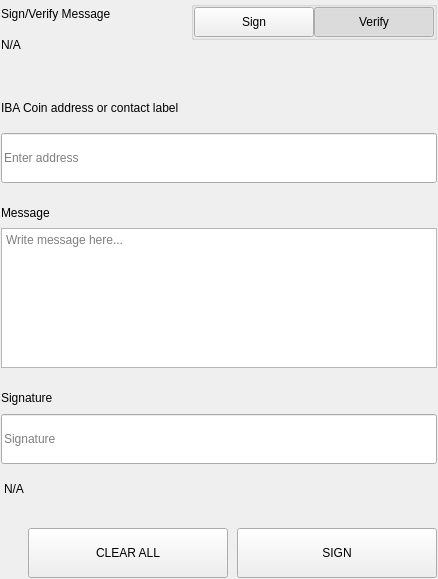
<?xml version="1.0" encoding="UTF-8"?>
<ui version="4.0">
 <class>SettingsSignMessageWidgets</class>
 <widget class="QWidget" name="SettingsSignMessageWidgets">
  <property name="geometry">
   <rect>
    <x>0</x>
    <y>0</y>
    <width>438</width>
    <height>579</height>
   </rect>
  </property>
  <property name="windowTitle">
   <string>Form</string>
  </property>
  <layout class="QVBoxLayout" name="verticalLayout">
   <property name="spacing">
    <number>0</number>
   </property>
   <property name="leftMargin">
    <number>0</number>
   </property>
   <property name="topMargin">
    <number>0</number>
   </property>
   <property name="rightMargin">
    <number>0</number>
   </property>
   <property name="bottomMargin">
    <number>0</number>
   </property>
   <item>
    <widget class="QWidget" name="left" native="true">
     <layout class="QVBoxLayout" name="verticalLayout_3">
      <property name="leftMargin">
       <number>0</number>
      </property>
      <property name="topMargin">
       <number>0</number>
      </property>
      <property name="rightMargin">
       <number>0</number>
      </property>
      <property name="bottomMargin">
       <number>0</number>
      </property>
      <item>
       <widget class="QWidget" name="container_sign" native="true">
        <layout class="QVBoxLayout" name="verticalLayout_2">
         <property name="spacing">
          <number>0</number>
         </property>
         <property name="leftMargin">
          <number>1</number>
         </property>
         <property name="topMargin">
          <number>1</number>
         </property>
         <property name="rightMargin">
          <number>1</number>
         </property>
         <property name="bottomMargin">
          <number>1</number>
         </property>
         <item>
          <layout class="QHBoxLayout" name="horizontalLayout_3" stretch="3,1">
           <property name="spacing">
            <number>40</number>
           </property>
           <item>
            <layout class="QVBoxLayout" name="verticalLayoutTitle">
             <property name="spacing">
              <number>5</number>
             </property>
             <item>
              <widget class="QLabel" name="labelTitle">
               <property name="text">
                <string>Sign/Verify Message</string>
               </property>
              </widget>
             </item>
             <item>
              <widget class="QLabel" name="labelSubtitle1">
               <property name="text">
                <string notr="true">N/A</string>
               </property>
               <property name="wordWrap">
                <bool>true</bool>
               </property>
              </widget>
             </item>
            </layout>
           </item>
           <item alignment="Qt::AlignRight|Qt::AlignTop">
            <widget class="QWidget" name="containerSwitch" native="true">
             <property name="styleSheet">
              <string notr="true">#containerSwitch{
	padding-top:9px;
}</string>
             </property>
             <layout class="QVBoxLayout" name="verticalLayout_6">
              <property name="spacing">
               <number>4</number>
              </property>
              <property name="leftMargin">
               <number>0</number>
              </property>
              <property name="topMargin">
               <number>0</number>
              </property>
              <property name="rightMargin">
               <number>0</number>
              </property>
              <property name="bottomMargin">
               <number>0</number>
              </property>
              <item alignment="Qt::AlignRight">
               <widget class="QGroupBox" name="groupBox">
                <property name="sizePolicy">
                 <sizepolicy hsizetype="Fixed" vsizetype="Preferred">
                  <horstretch>0</horstretch>
                  <verstretch>0</verstretch>
                 </sizepolicy>
                </property>
                <property name="title">
                 <string/>
                </property>
                <property name="alignment">
                 <set>Qt::AlignRight|Qt::AlignTop|Qt::AlignTrailing</set>
                </property>
                <layout class="QHBoxLayout" name="horizontalLayout_4">
                 <property name="spacing">
                  <number>0</number>
                 </property>
                 <property name="leftMargin">
                  <number>0</number>
                 </property>
                 <property name="topMargin">
                  <number>0</number>
                 </property>
                 <property name="rightMargin">
                  <number>0</number>
                 </property>
                 <property name="bottomMargin">
                  <number>0</number>
                 </property>
                 <item>
                  <widget class="QPushButton" name="pushSign">
                   <property name="minimumSize">
                    <size>
                     <width>120</width>
                     <height>30</height>
                    </size>
                   </property>
                   <property name="maximumSize">
                    <size>
                     <width>120</width>
                     <height>30</height>
                    </size>
                   </property>
                   <property name="focusPolicy">
                    <enum>Qt::NoFocus</enum>
                   </property>
                   <property name="text">
                    <string>Sign</string>
                   </property>
                   <property name="checkable">
                    <bool>true</bool>
                   </property>
                   <property name="autoExclusive">
                    <bool>true</bool>
                   </property>
                  </widget>
                 </item>
                 <item>
                  <widget class="QPushButton" name="pushVerify">
                   <property name="minimumSize">
                    <size>
                     <width>120</width>
                     <height>30</height>
                    </size>
                   </property>
                   <property name="maximumSize">
                    <size>
                     <width>120</width>
                     <height>30</height>
                    </size>
                   </property>
                   <property name="focusPolicy">
                    <enum>Qt::NoFocus</enum>
                   </property>
                   <property name="text">
                    <string>Verify</string>
                   </property>
                   <property name="checkable">
                    <bool>true</bool>
                   </property>
                   <property name="checked">
                    <bool>true</bool>
                   </property>
                   <property name="autoExclusive">
                    <bool>true</bool>
                   </property>
                  </widget>
                 </item>
                </layout>
               </widget>
              </item>
              <item alignment="Qt::AlignHCenter|Qt::AlignTop">
               <widget class="QLabel" name="labelSubtitleSwitch">
                <property name="text">
                 <string/>
                </property>
                <property name="alignment">
                 <set>Qt::AlignRight|Qt::AlignTrailing|Qt::AlignVCenter</set>
                </property>
               </widget>
              </item>
             </layout>
            </widget>
           </item>
          </layout>
         </item>
         <item>
          <spacer name="verticalSpacer_2">
           <property name="orientation">
            <enum>Qt::Vertical</enum>
           </property>
           <property name="sizeType">
            <enum>QSizePolicy::Fixed</enum>
           </property>
           <property name="sizeHint" stdset="0">
            <size>
             <width>20</width>
             <height>40</height>
            </size>
           </property>
          </spacer>
         </item>
         <item>
          <widget class="QWidget" name="containerAddress" native="true">
           <property name="sizePolicy">
            <sizepolicy hsizetype="Preferred" vsizetype="Fixed">
             <horstretch>0</horstretch>
             <verstretch>0</verstretch>
            </sizepolicy>
           </property>
           <layout class="QVBoxLayout" name="verticalLayout_5" stretch="0,0">
            <property name="spacing">
             <number>15</number>
            </property>
            <property name="leftMargin">
             <number>0</number>
            </property>
            <property name="topMargin">
             <number>0</number>
            </property>
            <property name="rightMargin">
             <number>0</number>
            </property>
            <property name="bottomMargin">
             <number>0</number>
            </property>
            <item>
             <widget class="QLabel" name="labelSubtitleAddress">
              <property name="minimumSize">
               <size>
                <width>0</width>
                <height>20</height>
               </size>
              </property>
              <property name="maximumSize">
               <size>
                <width>16777215</width>
                <height>20</height>
               </size>
              </property>
              <property name="text">
               <string>IBA Coin address or contact label</string>
              </property>
             </widget>
            </item>
            <item>
             <widget class="QLineEdit" name="addressIn_SM">
              <property name="minimumSize">
               <size>
                <width>0</width>
                <height>50</height>
               </size>
              </property>
              <property name="maximumSize">
               <size>
                <width>16777215</width>
                <height>50</height>
               </size>
              </property>
              <property name="placeholderText">
               <string>Enter address</string>
              </property>
             </widget>
            </item>
           </layout>
          </widget>
         </item>
         <item>
          <spacer name="verticalSpacer_3">
           <property name="orientation">
            <enum>Qt::Vertical</enum>
           </property>
           <property name="sizeType">
            <enum>QSizePolicy::Fixed</enum>
           </property>
           <property name="sizeHint" stdset="0">
            <size>
             <width>20</width>
             <height>20</height>
            </size>
           </property>
          </spacer>
         </item>
         <item>
          <layout class="QVBoxLayout" name="verticalLayout_9">
           <property name="spacing">
            <number>5</number>
           </property>
           <item>
            <widget class="QLabel" name="labelSubtitleMessage">
             <property name="minimumSize">
              <size>
               <width>0</width>
               <height>20</height>
              </size>
             </property>
             <property name="maximumSize">
              <size>
               <width>16777215</width>
               <height>20</height>
              </size>
             </property>
             <property name="text">
              <string>Message</string>
             </property>
            </widget>
           </item>
           <item>
            <widget class="QPlainTextEdit" name="messageIn_SM">
             <property name="minimumSize">
              <size>
               <width>0</width>
               <height>140</height>
              </size>
             </property>
             <property name="maximumSize">
              <size>
               <width>16777215</width>
               <height>140</height>
              </size>
             </property>
             <property name="placeholderText">
              <string>Write message here...</string>
             </property>
            </widget>
           </item>
          </layout>
         </item>
         <item>
          <spacer name="verticalSpacer_4">
           <property name="orientation">
            <enum>Qt::Vertical</enum>
           </property>
           <property name="sizeType">
            <enum>QSizePolicy::Fixed</enum>
           </property>
           <property name="sizeHint" stdset="0">
            <size>
             <width>20</width>
             <height>20</height>
            </size>
           </property>
          </spacer>
         </item>
         <item>
          <widget class="QWidget" name="widget" native="true">
           <property name="minimumSize">
            <size>
             <width>0</width>
             <height>75</height>
            </size>
           </property>
           <property name="maximumSize">
            <size>
             <width>16777215</width>
             <height>16777215</height>
            </size>
           </property>
           <layout class="QVBoxLayout" name="verticalLayout_4">
            <property name="leftMargin">
             <number>0</number>
            </property>
            <property name="topMargin">
             <number>0</number>
            </property>
            <property name="rightMargin">
             <number>0</number>
            </property>
            <property name="bottomMargin">
             <number>0</number>
            </property>
            <item>
             <widget class="QLabel" name="labelSubtitleSignature">
              <property name="minimumSize">
               <size>
                <width>0</width>
                <height>20</height>
               </size>
              </property>
              <property name="maximumSize">
               <size>
                <width>16777215</width>
                <height>20</height>
               </size>
              </property>
              <property name="text">
               <string>Signature</string>
              </property>
             </widget>
            </item>
            <item>
             <widget class="QLineEdit" name="signatureOut_SM">
              <property name="minimumSize">
               <size>
                <width>0</width>
                <height>50</height>
               </size>
              </property>
              <property name="placeholderText">
               <string>Signature</string>
              </property>
             </widget>
            </item>
           </layout>
          </widget>
         </item>
         <item>
          <widget class="QLabel" name="statusLabel_SM">
           <property name="styleSheet">
            <string notr="true">padding-top:5px;</string>
           </property>
           <property name="text">
            <string notr="true">N/A</string>
           </property>
          </widget>
         </item>
         <item>
          <spacer name="verticalSpacer">
           <property name="orientation">
            <enum>Qt::Vertical</enum>
           </property>
           <property name="sizeType">
            <enum>QSizePolicy::Fixed</enum>
           </property>
           <property name="sizeHint" stdset="0">
            <size>
             <width>20</width>
             <height>20</height>
            </size>
           </property>
          </spacer>
         </item>
         <item>
          <layout class="QHBoxLayout" name="horizontalLayout_7">
           <property name="spacing">
            <number>9</number>
           </property>
           <item>
            <spacer name="horizontalSpacer_5">
             <property name="orientation">
              <enum>Qt::Horizontal</enum>
             </property>
             <property name="sizeType">
              <enum>QSizePolicy::Expanding</enum>
             </property>
             <property name="sizeHint" stdset="0">
              <size>
               <width>40</width>
               <height>20</height>
              </size>
             </property>
            </spacer>
           </item>
           <item>
            <widget class="QPushButton" name="pushButtonClear">
             <property name="minimumSize">
              <size>
               <width>200</width>
               <height>50</height>
              </size>
             </property>
             <property name="focusPolicy">
              <enum>Qt::NoFocus</enum>
             </property>
             <property name="text">
              <string>CLEAR ALL</string>
             </property>
            </widget>
           </item>
           <item>
            <widget class="QPushButton" name="pushButtonSave">
             <property name="minimumSize">
              <size>
               <width>200</width>
               <height>50</height>
              </size>
             </property>
             <property name="maximumSize">
              <size>
               <width>200</width>
               <height>50</height>
              </size>
             </property>
             <property name="focusPolicy">
              <enum>Qt::NoFocus</enum>
             </property>
             <property name="text">
              <string>SIGN</string>
             </property>
            </widget>
           </item>
          </layout>
         </item>
        </layout>
       </widget>
      </item>
     </layout>
    </widget>
   </item>
  </layout>
 </widget>
 <resources/>
 <connections/>
</ui>
